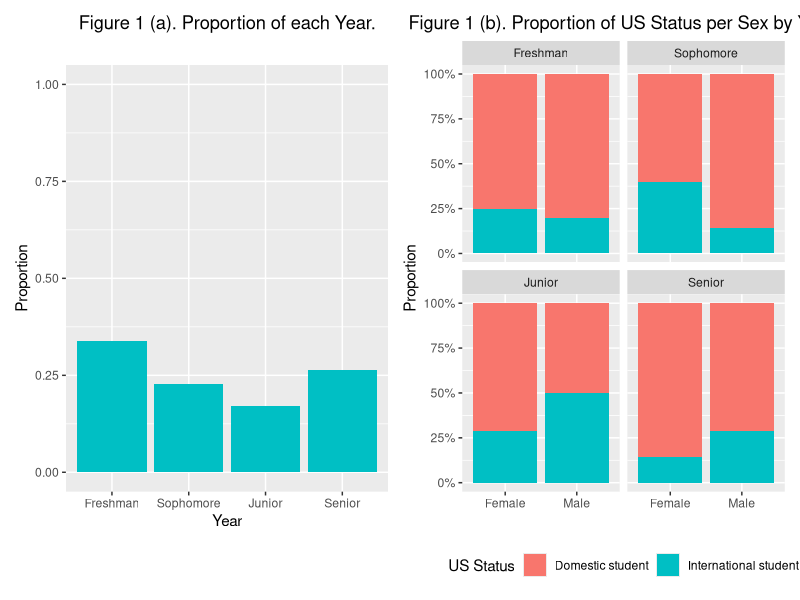
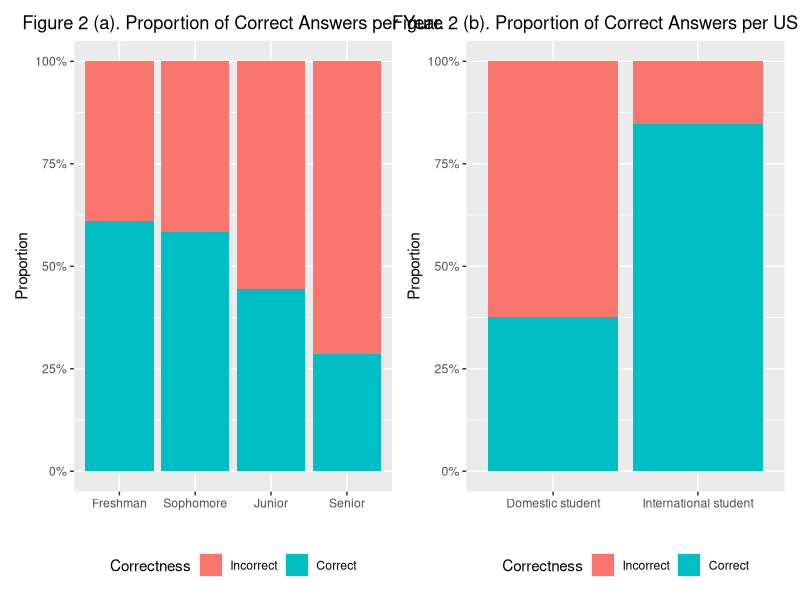

Source code (R) for these figures, in order:
## ---- chunk 1
knitr::opts_chunk$set(echo = FALSE)
## ---- chunk 2
library(dplyr)
library(ggplot2)
library(patchwork)
## ---- chunk 3
water <- read.csv("Dataset_Water_Perception.csv", quote = "", stringsAsFactors = TRUE, header = TRUE, col.names = c("ID", "Start_Time", "End_Time", "Email", "Name", "Year", "US_Status", "Sex", "Preference", "Spencer", "Fountain", "Confidence"), encoding = "utf-8")
## ---- chunk 4
water <- water %>%
  select(-ID, -Start_Time, -End_Time, -Email, -Name) %>%
  filter(Sex == "Male" | Sex == "Female") %>% # Exclude other Sex variable values for the lack of                                                          # representativeness of these other values
  mutate(Year = factor(Year, levels = c("Freshman", "Sophomore", "Junior", "Senior"))) %>% # Rank seniority
  mutate(Is_Correct = ifelse(Spencer == "B", TRUE, FALSE)) %>% # Sample B was the Spencer Grill water
  mutate(Prefers_Spencer = ifelse(Preference == "B", TRUE, FALSE))
## ---- chunk 5
plot_prop_by_year <- ggplot(water, aes(x = Year)) +
  geom_bar(aes(y = after_stat(prop), group = 1), fill = "#00BFC4") +
  scale_y_continuous(limits = c(0, 1)) +
  labs(title = "Figure 1 (a). Proportion of each Year.", y = "Proportion", x = "Year") +
  theme(
    plot.title = element_text(hjust = 0.5),
  )
## ---- chunk 6
plot_prop_by_year_sex_status <- ggplot(water, aes(x = Sex, fill = US_Status)) +
  geom_bar(position = "fill") +
  facet_wrap(~ Year)+
  scale_y_continuous(labels = scales::percent) +
  labs(title = "Figure 1 (b). Proportion of US Status per Sex by Year.", x="", y = "Proportion", fill = "US Status") +
  theme(
    plot.title = element_text(hjust = 0.5),
    legend.position = "bottom"
  )
## ---- chunk 7
plot_prop_by_year + plot_prop_by_year_sex_status 
## ---- chunk 8
chisq.test(with(water, table(Preference, Spencer)))
## ---- chunk 9
ANOVA_Is_Correct_Year <- aov(data = water, Is_Correct ~ Sex)

summary(ANOVA_Is_Correct_Year)

TukeyHSD(ANOVA_Is_Correct_Year)
## ---- chunk 10
plot_year_correct <- ggplot(water, aes(Year, fill=Is_Correct)) +
  geom_bar(position = "fill") +
  scale_y_continuous(labels = scales::percent) +
  scale_fill_discrete(labels = c("TRUE" = "Correct", "FALSE" = "Incorrect")) +
  labs(title = "Figure 2 (a). Proportion of Correct Answers per Year.", x="", y = "Proportion", fill = "Correctness") +
  theme(
    plot.title = element_text(hjust = 0.5),
    legend.position = "bottom"
  )
## ---- chunk 11
plot_status_correct <- ggplot(water, aes(US_Status, fill= Is_Correct)) +
  geom_bar(position = "fill") +
  scale_y_continuous(labels = scales::percent) +
  scale_fill_discrete(labels = c("TRUE" = "Correct", "FALSE" = "Incorrect")) +
  labs(title = "Figure 2 (b). Proportion of Correct Answers per US Status.", x="", y = "Proportion", fill = "Correctness") +
  theme(
    plot.title = element_text(hjust = 0.5),
    legend.position = "bottom"
  )
## ---- chunk 12
ANOVA_Is_Correct_Year <- aov(data = water, Is_Correct ~ Year)

summary(ANOVA_Is_Correct_Year)

TukeyHSD(ANOVA_Is_Correct_Year)
## ---- chunk 13
plot_year_correct + plot_status_correct
## ---- chunk 14
ANOVA_Is_Correct_US_Status <- aov(data = water, Is_Correct ~ US_Status)

summary(ANOVA_Is_Correct_US_Status)

TukeyHSD(ANOVA_Is_Correct_US_Status)
